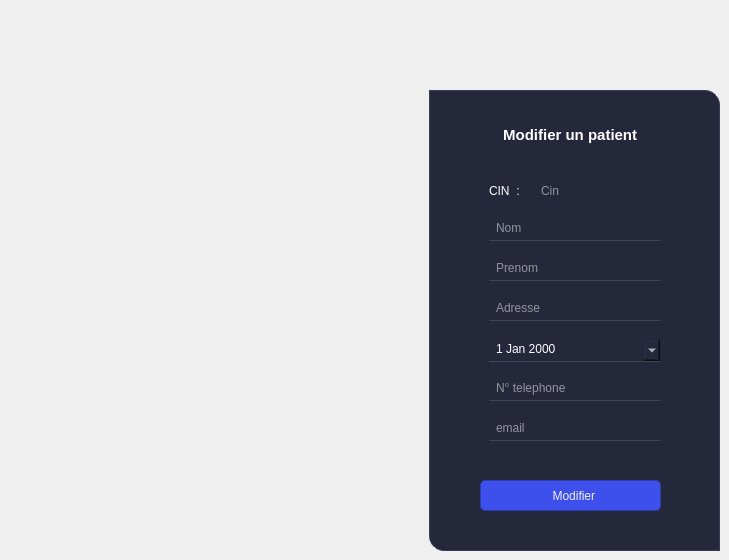
       <widget class="QWidget" name="page_29">
        <widget class="QFrame" name="frame_12">
         <property name="geometry">
          <rect>
           <x>429</x>
           <y>90</y>
           <width>291</width>
           <height>461</height>
          </rect>
         </property>
         <property name="styleSheet">
          <string notr="true">QFrame{
background-color:#25283b;

border-top-right-radius:15px;
border-bottom-left-radius:15px;
border:1px solid  rgb(56, 62, 90);
}
</string>
         </property>
         <property name="frameShape">
          <enum>QFrame::StyledPanel</enum>
         </property>
         <property name="frameShadow">
          <enum>QFrame::Raised</enum>
         </property>
         <widget class="QLabel" name="labelBoxBlenderInstalation_16">
          <property name="geometry">
           <rect>
            <x>70</x>
            <y>29</y>
            <width>181</width>
            <height>31</height>
           </rect>
          </property>
          <property name="font">
           <font>
            <family>Segoe UI</family>
            <pointsize>11</pointsize>
            <weight>75</weight>
            <bold>true</bold>
           </font>
          </property>
          <property name="styleSheet">
           <string notr="true">color:rgb(255, 255, 255);
border:none;</string>
          </property>
          <property name="text">
           <string> Modifier un patient</string>
          </property>
         </widget>
         <widget class="QLineEdit" name="lineEdit_40">
          <property name="geometry">
           <rect>
            <x>60</x>
            <y>130</y>
            <width>171</width>
            <height>21</height>
           </rect>
          </property>
          <property name="styleSheet">
           <string notr="true">QLineEdit{
background-color:#25283b;
border-radius:none;
border-bottom:1px solid rgb(61, 70, 86);
color:rgb(255, 255, 255);
padding:0 0 4px 5px;
}
QLineEdit:focus{
border-bottom:1px solid #3d50eb;
}</string>
          </property>
          <property name="placeholderText">
           <string>Nom</string>
          </property>
         </widget>
         <widget class="QLineEdit" name="lineEdit_41">
          <property name="geometry">
           <rect>
            <x>60</x>
            <y>170</y>
            <width>171</width>
            <height>21</height>
           </rect>
          </property>
          <property name="styleSheet">
           <string notr="true">QLineEdit{
background-color:#25283b;
border-radius:none;
border-bottom:1px solid rgb(61, 70, 86);
color:rgb(255, 255, 255);
padding:0 0 4px 5px;
}
QLineEdit:focus{
border-bottom:1px solid #3d50eb;
}</string>
          </property>
          <property name="placeholderText">
           <string>Prenom</string>
          </property>
         </widget>
         <widget class="QLineEdit" name="lineEdit_42">
          <property name="geometry">
           <rect>
            <x>60</x>
            <y>210</y>
            <width>171</width>
            <height>21</height>
           </rect>
          </property>
          <property name="styleSheet">
           <string notr="true">QLineEdit{
background-color:#25283b;
border-radius:none;
border-bottom:1px solid rgb(61, 70, 86);
color:rgb(255, 255, 255);
padding:0 0 4px 5px;
}
QLineEdit:focus{
border-bottom:1px solid #3d50eb;
}</string>
          </property>
          <property name="placeholderText">
           <string>Adresse</string>
          </property>
         </widget>
         <widget class="QLineEdit" name="lineEdit_43">
          <property name="enabled">
           <bool>false</bool>
          </property>
          <property name="geometry">
           <rect>
            <x>110</x>
            <y>90</y>
            <width>171</width>
            <height>21</height>
           </rect>
          </property>
          <property name="styleSheet">
           <string notr="true">QLineEdit{
background-color:transparent;
border:none;
color:rgb(255, 255, 255);
}
</string>
          </property>
          <property name="placeholderText">
           <string>Cin</string>
          </property>
         </widget>
         <widget class="QLabel" name="label_34">
          <property name="geometry">
           <rect>
            <x>60</x>
            <y>90</y>
            <width>47</width>
            <height>21</height>
           </rect>
          </property>
          <property name="styleSheet">
           <string notr="true">border:none;
color:white;</string>
          </property>
          <property name="text">
           <string>CIN  :</string>
          </property>
         </widget>
         <widget class="QLineEdit" name="lineEdit_44">
          <property name="geometry">
           <rect>
            <x>60</x>
            <y>290</y>
            <width>171</width>
            <height>21</height>
           </rect>
          </property>
          <property name="styleSheet">
           <string notr="true">QLineEdit{
background-color:#25283b;
border-radius:none;
border-bottom:1px solid rgb(61, 70, 86);
color:rgb(255, 255, 255);
padding:0 0 4px 5px;
}
QLineEdit:focus{
border-bottom:1px solid #3d50eb;
}</string>
          </property>
          <property name="placeholderText">
           <string>N° telephone</string>
          </property>
         </widget>
         <widget class="QLineEdit" name="lineEdit_45">
          <property name="geometry">
           <rect>
            <x>60</x>
            <y>330</y>
            <width>171</width>
            <height>21</height>
           </rect>
          </property>
          <property name="styleSheet">
           <string notr="true">QLineEdit{
background-color:#25283b;
border-radius:none;
border-bottom:1px solid rgb(61, 70, 86);
color:rgb(255, 255, 255);
padding:0 0 4px 5px;
}
QLineEdit:focus{
border-bottom:1px solid #3d50eb;
}</string>
          </property>
          <property name="placeholderText">
           <string>email</string>
          </property>
         </widget>
        </widget>
        <widget class="QPushButton" name="modifier_pat_2">
         <property name="geometry">
          <rect>
           <x>480</x>
           <y>480</y>
           <width>181</width>
           <height>31</height>
          </rect>
         </property>
         <property name="minimumSize">
          <size>
           <width>150</width>
           <height>30</height>
          </size>
         </property>
         <property name="font">
          <font>
           <family>Segoe UI</family>
           <pointsize>9</pointsize>
          </font>
         </property>
         <property name="cursor">
          <cursorShape>PointingHandCursor</cursorShape>
         </property>
         <property name="styleSheet">
          <string notr="true">QPushButton {
	border: 1px solid rgb(43, 61, 173);
color:rgb(238, 238, 238);
	border-radius: 5px;	
	background-color: #3d50eb;
}
QPushButton:hover {
color:rgb(255, 255, 255);
		background-color: #3d50eb;
		border: 1px solid rgb(55, 74, 213);
}
QPushButton:pressed {	
	background-color: #3d50eb;
	border: 2px solid rgb(43, 50, 61);
}</string>
         </property>
         <property name="text">
          <string>   Modifier </string>
         </property>
         <property name="icon">
          <iconset>
           <normaloff>../../../health-app/icons/16x16/cil-folder-open.png</normaloff>../../../health-app/icons/16x16/cil-folder-open.png</iconset>
         </property>
        </widget>
        <widget class="QDateEdit" name="dateEdit_4">
         <property name="geometry">
          <rect>
           <x>489</x>
           <y>340</y>
           <width>171</width>
           <height>22</height>
          </rect>
         </property>
         <property name="styleSheet">
          <string notr="true">QDateEdit{
background-color:#25283b;
border-radius:none;
border-bottom:1px solid rgb(61, 70, 86);
color:rgb(255, 255, 255);
padding:0 0 4px 5px;
}
QDateEdit:focus{
border-bottom:1px solid #3d50eb;
}</string>
         </property>
         <property name="calendarPopup">
          <bool>true</bool>
         </property>
        </widget>
       </widget>
